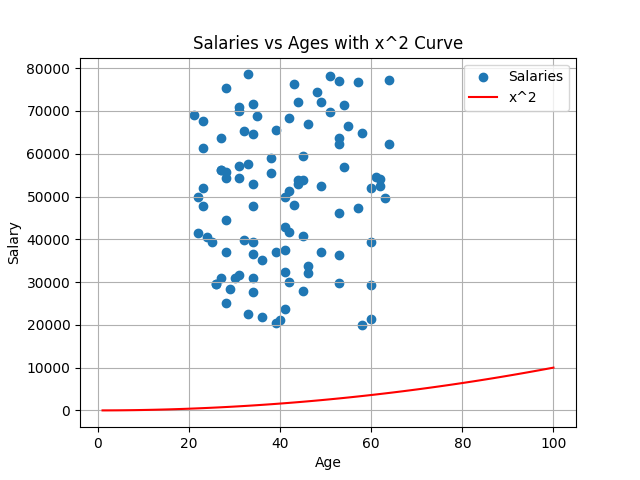

Write the Python code that produced this figure.
import numpy as np
import matplotlib.pyplot as plt

np.random.seed(1)

numberOfEntries = 100

salaries = np.random.randint(20000, 80000, numberOfEntries)
ages = np.random.randint(21, 65, numberOfEntries)

# Scatterplot
plt.scatter(ages, salaries, label="Salaries")

# x^2 line
x = np.array(range(1, 101))
y = x ** 2
plt.plot(x, y, color='red', label="x^2")

# labels and styling
plt.title("Salaries vs Ages with x^2 Curve")
plt.xlabel("Age")
plt.ylabel("Salary")
plt.legend()
plt.grid(True)

# save file
plt.savefig("prettier-plot.png")

plt.show()
